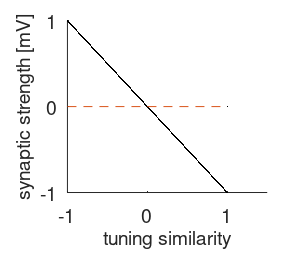

Write the MATLAB code that produced this figure.

% plots the synaptic strength vs tuning similarity in the optimal 1 cell
% type model

clear
close all
clc

savefig=0;
savefile=pwd;

%% parameters

N=400;                                 % number of neurons 
M=3;                                   % number of input variables     

%% synaptic conectivity matrix

W_ran=randn(M,N);

norm=(sum(W_ran.^2,1)).^0.5;                                        % normalization of weights with the the number of inputs
norm_mat=(norm'*ones(1,M))';
W=W_ran./norm_mat;                                                  % weight matrix  

J=-(W'*W- diag(diag(W'*W)));                                                  % connectivity matrix

%% tuning similarity

phi=W'*W; % vectors are normalized, so no need to divide with the norm 

%{
% long way to compute cosine similarity
phi=zeros(N^2,1);
idx=0;
for ii=1:N
    for jj=1:N
        idx=idx+1
        phi(idx)=(W(:,ii)'*W(:,jj))./(sqrt(sum(W(:,ii).^2))*sqrt(sum(W(:,jj).^2)));
    end
end
%}

%% plot 

fs=14;
pos_vec=[0,0,7.5,7];

xt=-1:1:1;
yt=[-1:1:1];

%%

figname='phi_J_1ct';
H=figure('name',figname);
plot(phi(:),J(:),'.','color','k','markersize',3)
line([-1,1],[0 0],'LineStyle','--')
box off
%title('one cell type')
ylim([-1,1])

set(gca,'YTick',yt,'fontsize',fs)
set(gca,'XTick',xt,'fontsize',fs)

op=get(gca,'OuterPosition');
set(gca,'OuterPosition',[op(1)+0.05 op(2)+0.1 op(3)-0.05 op(4)-0.1]); % OuterPosition = [left bottom width height]
xlabel ('tuning similarity','fontsize',fs)
ylabel ('synaptic strength [mV]','fontsize',fs)

set(H, 'Units','centimeters', 'Position', pos_vec)
set(H,'PaperPositionMode','Auto','PaperUnits', 'centimeters','PaperSize',[pos_vec(3), pos_vec(4)])

if savefig==1
    print(H,[savefile,figname],'-dpng','-r300');
end

